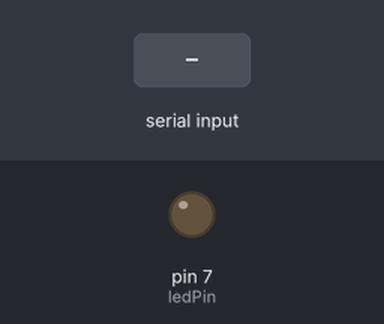
The sketch below on a simulated Arduino Uno, built with avr-gcc and run on an emulated ATmega328P. On the bench: output pins drawn as LEDs (lit = HIGH). Dashed ring = blinking. Inputs (shaded band) come from the test bench. What the sketch prints to the serial monitor is not drawn.

Above: at 1.2 s.
1.3 s: "90,45\n" received over Serial
At 1.45 s:
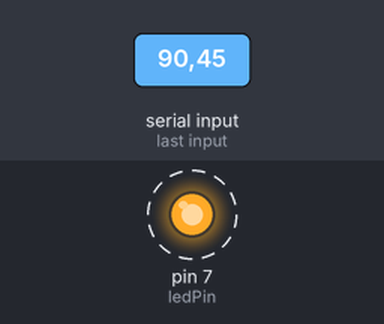
Timing chart, 0 to 10.3 s (numbered marks = the images above; inputs shaded):
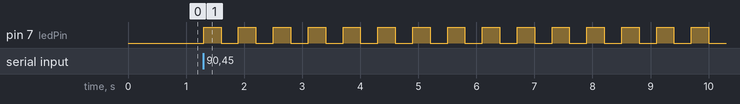

The sketch:

reading_numbers_from_serial_monitor.ino
```cpp
int numBlinks;
int ledPin = 7;
int delayTime = 300;

String msg = "How Many Blinks Do You Want? : " ;

void setup() {
  // put your setup code here, to run once:
  pinMode(ledPin, OUTPUT);
  Serial.begin(9600);

}

void loop() {
  // put your main code here, to run repeatedly:
  Serial.println(msg);
  while (Serial.available()==0){

  }
  numBlinks = Serial.parseInt(); //Will Take input from user in the serial monitor
  for (int i=0;i<numBlinks;i++){
    digitalWrite(ledPin, HIGH);
    delay(delayTime);
    digitalWrite(ledPin, LOW);
    delay(delayTime);
    }
}
```

Measured:
- after the input at 1.3 s, pin 7 (ledPin): alternates HIGH for 0.30 s and LOW for 0.30 s, starting at once
